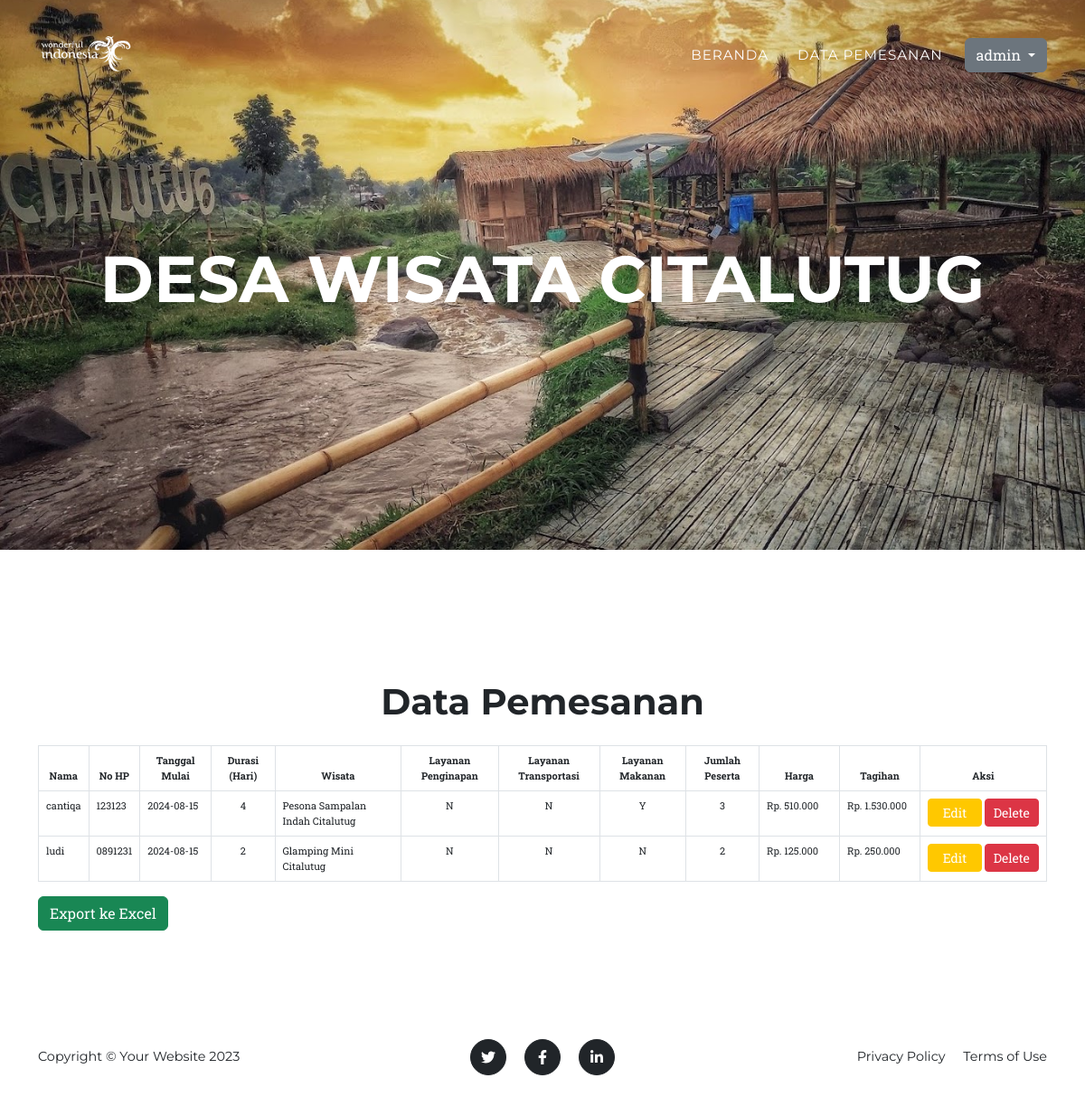
/admin.php (signed in), run on the app's committed database.
### tables this page shows
CREATE TABLE `pemesanan` (
  `id_pemesanan` int(11) NOT NULL,
  `nama` varchar(50) NOT NULL,
  `no_hp` varchar(15) NOT NULL,
  `tgl_mulai` date NOT NULL,
  `tgl_pemesanan` datetime NOT NULL,
  `durasi` int(30) NOT NULL,
  `wisata` varchar(100) NOT NULL,
  `layanan_penginapan` tinyint(1) NOT NULL,
  `layanan_transportasi` tinyint(1) NOT NULL,
  `layanan_makanan` tinyint(1) NOT NULL,
  `jumlah` int(20) NOT NULL,
  `harga` int(20) NOT NULL,
  `tagihan` int(20) NOT NULL
);

### admin.php (the view, shortened to what this page needs)
<?php
include('db.php');
$username = $_SESSION['username'];
$query = "SELECT * FROM pemesanan";
$result = mysqli_query($conn, $query);
?>
<!DOCTYPE html>
<html lang="en">
    <head>
        <link rel="stylesheet" href="css/styles.css">
    </head>
    <body id="page-top">
        <nav class="navbar navbar-expand-lg navbar-dark fixed-top" id="mainNav">
            <div class="container">
                <a class="navbar-brand" href="#page-top"><img src="assets/img/logo-putih.png" alt="logo" style="height: 4rem;"/></a>
                <div class="collapse navbar-collapse" id="navbarResponsive">
                    <ul class="navbar-nav text-uppercase ms-auto py-4 py-lg-0">
                        <li class="nav-item"><a class="nav-link" href="#">Beranda</a></li>
                        <li class="nav-item"><a class="nav-link" href="#daftarpemesanan">Data Pemesanan</a></li>
                        <li class="nav-item">
                            <div class="dropdown">
                                <button class="btn btn-secondary dropdown-toggle" type="button" data-bs-toggle="dropdown" aria-expanded="false">
                                    <?php echo $username; ?>
                                </button>
                            </div>
                        </li>
                    </ul>
                </div>
            </div>
        </nav>
        <header class="masthead">
            <div class="container">
                <div class="masthead-heading text-uppercase">Desa Wisata Citalutug</div>
            </div>
        </header>
        <section class="page-section" id="daftarpemesanan">
        <div class="container mt-5">
            <h1 class="mb-4 text-center">Data Pemesanan</h1>
            <table class="table table-bordered" style="font-size: 11px; padding: 4px;">
                <thead>
                    <tr class="text-center">
                        <th>Nama</th>
                        <th>No HP</th>
                        <th>Tanggal Mulai</th>
                        <th>Durasi (Hari)</th>
                        <th>Wisata</th>
                        <th>Layanan Penginapan</th>
                        <th>Layanan Transportasi</th>
                        <th>Layanan Makanan</th>
                        <th>Jumlah Peserta</th>
                        <th>Harga</th>
                        <th>Tagihan</th>
                        <th style="width: 140px;">Aksi</th>
                    </tr>
                </thead>
                <tbody>
                    <?php while($row = mysqli_fetch_assoc($result)): ?>
                    <tr>
                        <td><?php echo $row['nama']; ?></td>
                        <td><?php echo $row['no_hp']; ?></td>
                        <td><?php echo $row['tgl_mulai']; ?></td>
                        <td class="text-center""><?php echo $row['durasi']; ?></td>
                        <td><?php echo $row['wisata']; ?></td>
                        <td class="text-center"><?php echo $row['layanan_penginapan'] ? 'Y' : 'N'; ?></td>
                        <td class="text-center"><?php echo $row['layanan_transportasi'] ? 'Y' : 'N'; ?></td>
                        <td class="text-center""><?php echo $row['layanan_makanan'] ? 'Y' : 'N'; ?></td>
                        <td class="text-center""><?php echo $row['jumlah']; ?></td>
                        <td style="width: 89px;"><?php echo 'Rp. ' . number_format($row['harga'], 0, ',', '.'); ?></td>
                        <td style="width: 89px;"><?php echo 'Rp. ' . number_format($row['tagihan'], 0, ',', '.'); ?></td>
                        <td>
                            <a href="edit.php?id_pemesanan=<?php echo $row['id_pemesanan']; ?>" class="btn btn-primary btn-sm" style="width: 60px; padding: 4px;">Edit</a>
                            <a href="delete.php?id_pemesanan=<?php echo $row['id_pemesanan']; ?>" class="btn btn-danger btn-sm" style="width: 60px; padding: 4px;" onclick="return confirm('Apakah Anda yakin ingin menghapus data ini?');">Delete</a>
                        </td>
                    </tr>
                    <?php endwhile; ?>
                </tbody>
            </table>
            <a href="admin.php?export=true" class="btn btn-success">Export ke Excel</a>
        </div>
        </section>
        <footer class="footer py-4">
            <div class="container">
                <div class="row align-items-center">
                    <div class="col-lg-4 text-lg-start">Copyright &copy; Your Website 2023</div>
                    <div class="col-lg-4 my-3 my-lg-0">
                        <a class="btn btn-dark btn-social mx-2" href="#!" aria-label="Twitter"><i class="fab fa-twitter"></i></a>
                        <a class="btn btn-dark btn-social mx-2" href="#!" aria-label="Facebook"><i class="fab fa-facebook-f"></i></a>
                        <a class="btn btn-dark btn-social mx-2" href="#!" aria-label="LinkedIn"><i class="fab fa-linkedin-in"></i></a>
                    </div>
                    <div class="col-lg-4 text-lg-end">
                        <a class="link-dark text-decoration-none me-3" href="#!">Privacy Policy</a>
                        <a class="link-dark text-decoration-none" href="#!">Terms of Use</a>
                    </div>
                </div>
            </div>
        </footer>
    </body>
</html>

### data on the page
pemesanan: nama "cantiqa", no_hp "123123", tgl_mulai "2024-08-15", durasi "4", wisata "Pesona Sampalan Indah Citalutug", layanan_penginapan "N", layanan_transportasi "N", layanan_makanan "Y", jumlah "3", harga "510.000", tagihan "1.530.000"
pemesanan: nama "ludi", no_hp "0891231", tgl_mulai "2024-08-15", durasi "2", wisata "Glamping Mini Citalutug", layanan_penginapan "N", layanan_transportasi "N", layanan_makanan "N", jumlah "2", harga "125.000", tagihan "250.000"

### other printed values
$username "admin"
